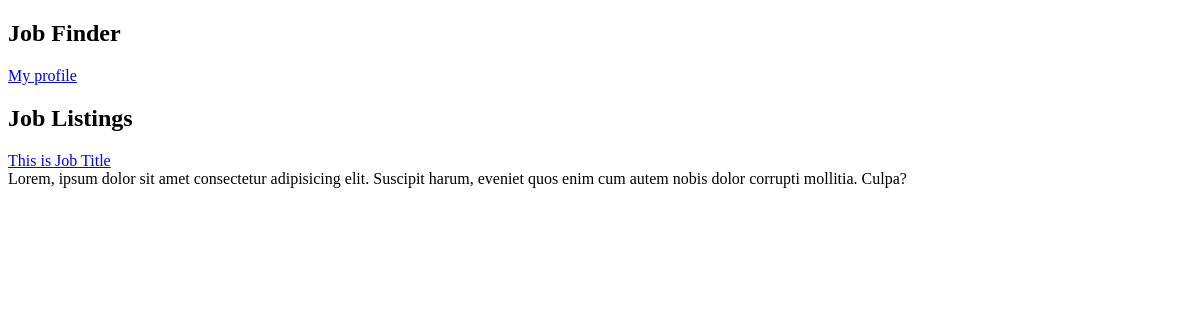
Before: /student/index.php with the older database file.
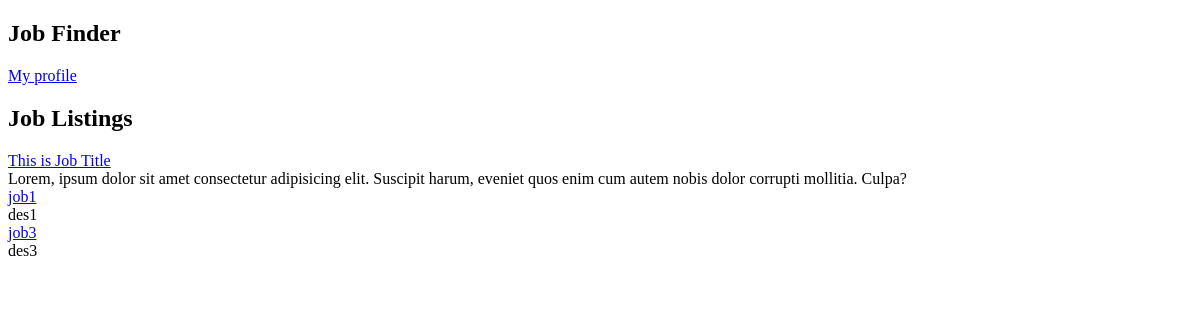
After: the same page with the newer database file.
### tables this page shows
CREATE TABLE `application` (
  `id` int(11) NOT NULL,
  `company_id` int(11) NOT NULL,
  `job_title` varchar(500) NOT NULL,
  `job_description` text NOT NULL
);

### student/index.php (the view, shortened to what this page needs)
<?php
    require_once '../db/connect.php';
    $query = "SELECT * FROM `application`;";
    $result = mysqli_query($conn, $query);
?>
<!DOCTYPE html>
<html lang="en">
    <head>
    </head>
    <body>
        <nav>
            <h1>Job Finder</h1>
            <a href="profile.php">My profile</a>
        </nav>
        <h2>Job Listings</h2>
        <div class="card">
            <div class="jobs">
                <div class="job">
                    <div class="title"><a href="job-details.php">This is Job Title</a></div>
                    <div class="short-desc">Lorem, ipsum dolor sit amet consectetur adipisicing elit. Suscipit harum,
                        eveniet quos enim cum autem nobis dolor corrupti mollitia. Culpa?</div>
                </div>
                <?php
                while($row = mysqli_fetch_assoc($result)){ ?>
                <div class="job">
                    <div class="title">
                        <a href="job-details.php/?id=<?php echo($row["id"]) ?>"><?php echo($row["job_title"]) ?></a>
                    </div>
                    <div class="short-desc"><?php echo($row["job_description"])?></div>
                </div>
            </div>
            <?php } ?>
        </div>
        </div>
    </body>
</html>

Changed rows visible on the page:
added application: job_title "job1", job_description "des1"
added application: job_title "job3", job_description "des3"
